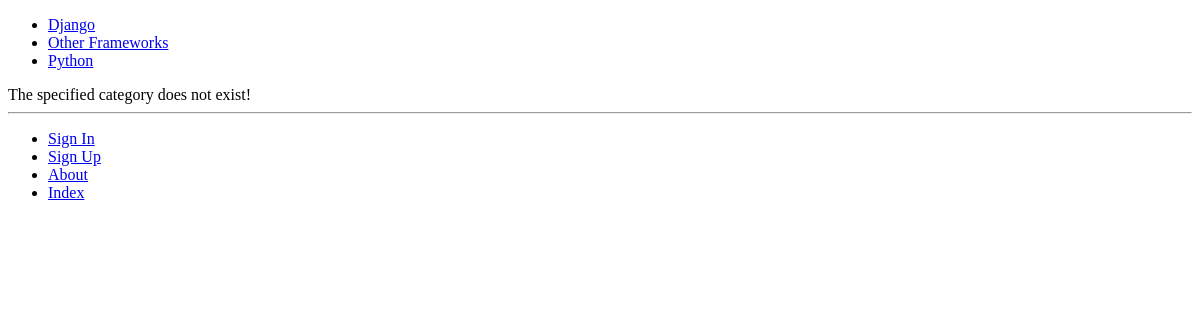
Page /rango/category/name/ on the earlier database version.
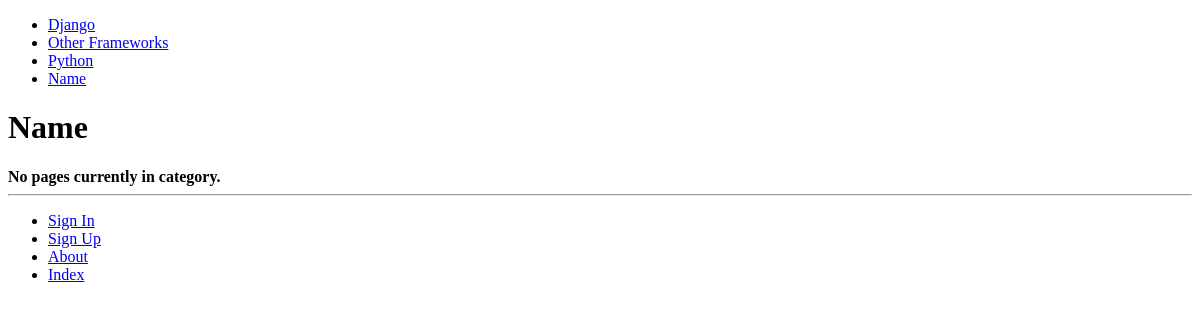
Same page on the later database version.
### rango/models.py (models this page shows, shortened)
class Category(models.Model):
	name = models.CharField(max_length=128, unique=True)
	views = models.IntegerField(default=0)
	likes = models.IntegerField(default=0)
	slug = models.SlugField(unique=True)
	class Meta:
		verbose_name_plural = 'Categories'

### rango/views.py (the view)
# urls.py: url(r'^category/(?P<category_name_slug>[\w\-]+)/$', views.show_category, name='show_category'),
def show_category(request, category_name_slug):
	context_dict = {}
	try:
		category = Category.objects.get(slug=category_name_slug)
		pages = Page.objects.filter(category=category)
		context_dict['pages'] = pages
		context_dict['category'] = category
	except Category.DoesNotExist:
		context_dict['category'] = None
		context_dict['pages'] = None
	return render(request, 'rango/category.html', context_dict)

### rango/templatetags/rango_template_tags.py (called while the page is built)
@register.inclusion_tag('rango/cats.html')
def get_category_list():
	return {'cats': Category.objects.all()}

### templates/rango/category.html (shortened to what this page needs)
{% extends 'rango/base.html' %}
{% load staticfiles %}
{% block body_block %}
	{% if category %}
		<h1>{{ category.name }}</h1>
		{% if pages %}
			<ul>
			{% for page in pages %}
				<li><a href="{{ page.url }}">{{ page.title }}</a></li>
			{% endfor %}
			</ul>
		{% else %}
			<strong>No pages currently in category.</strong>
		{% endif %}
	{% else %}
		The specified category does not exist!
	{% endif %}
{% endblock %}

### templates/rango/cats.html
<ul>
{% if cats %}
	{% for c in cats %}
		<li><a href="{% url 'show_category' c.slug %}">{{ c.name }}</a></li>
	{% endfor %}
{% else %}
	<li><strong>There are no categories present.</strong></li>
{% endif %}
</ul>

Differences in the rows shown:
added Category: name "Name"
Other differences:
text no longer shown: "The specified category does not exist!"
text now shown: "No pages currently in category."
